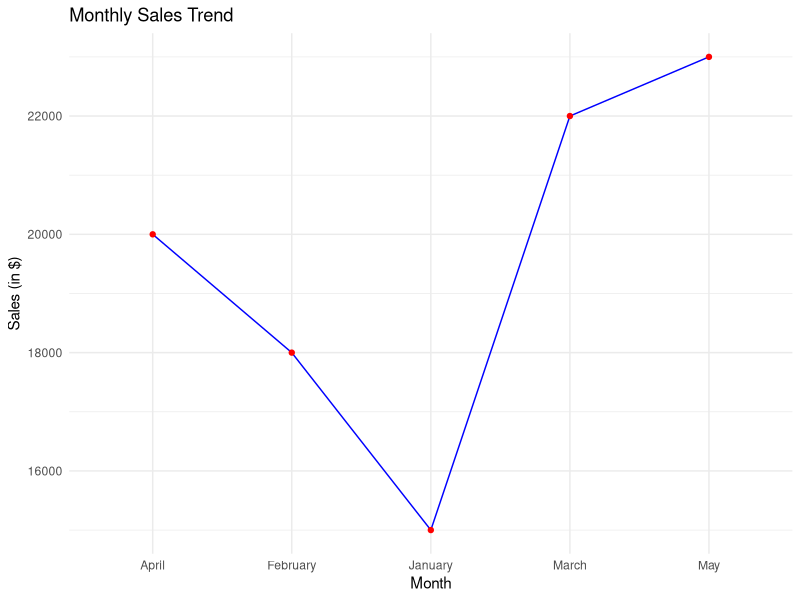
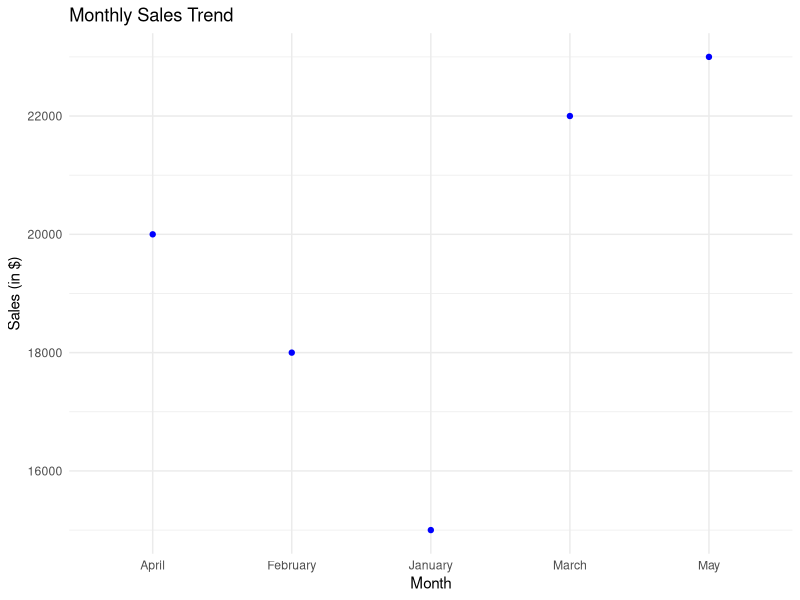
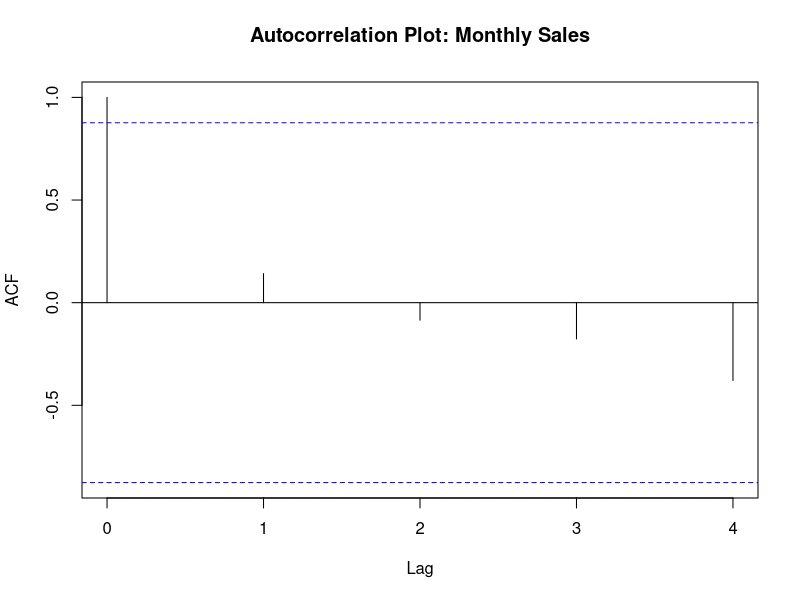

Recreate these plots in R, in order.
library(ggplot2)
sales_data <- data.frame(
  Month = c("January", "February", "March", "April", "May"),
  Sales = c(15000, 18000, 22000, 20000, 23000)
)

#a
ggplot(sales_data, aes(x = Month, y = Sales, group = 1)) +
  geom_line(color = "blue") +
  geom_point(color = "red") +
  labs(title = "Monthly Sales Trend",
       x = "Month",
       y = "Sales (in $)") +
  theme_minimal()

#b
ggplot(sales_data, aes(x = Month, y = Sales)) +
  geom_line(color = "blue") +
  geom_point(color = "blue") +
  labs(title = "Monthly Sales Trend",
       x = "Month",
       y = "Sales (in $)") +
  theme_minimal()

#c
unique(sales_data$Month)
# Remove rows with missing values in the "Sales" column
sales_data <- sales_data[complete.cases(sales_data$Sales), ]

# Now, you can create the autocorrelation plot
acf(sales_data$Sales, main = "Autocorrelation Plot: Monthly Sales", lag.max = length(sales_data$Sales) - 1)
